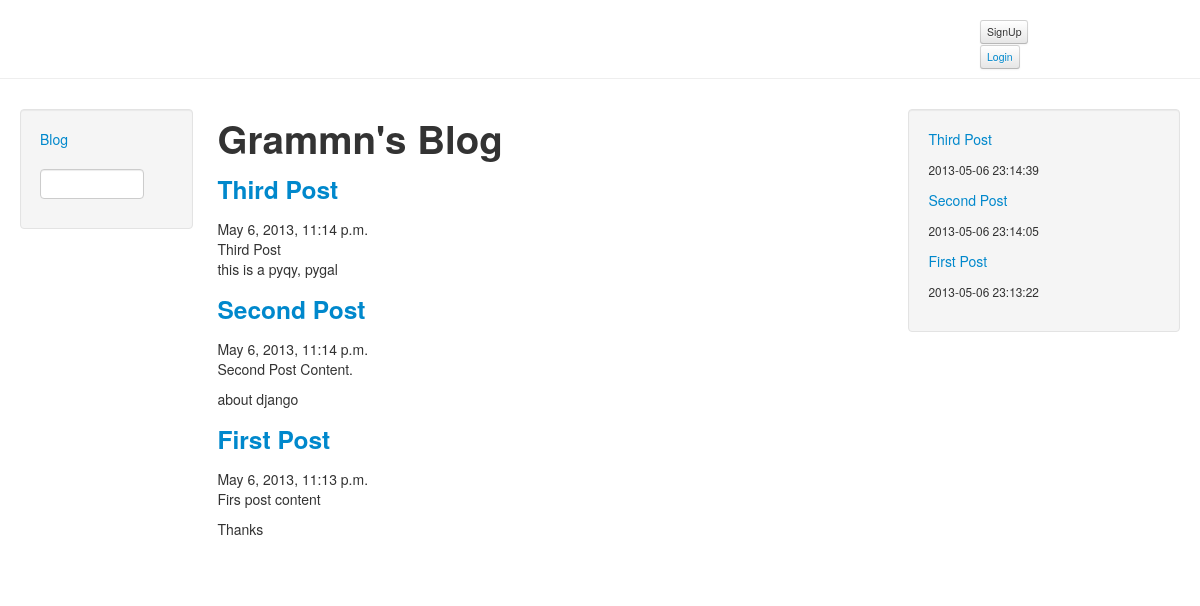
The page /blog/ on the database as committed earlier.
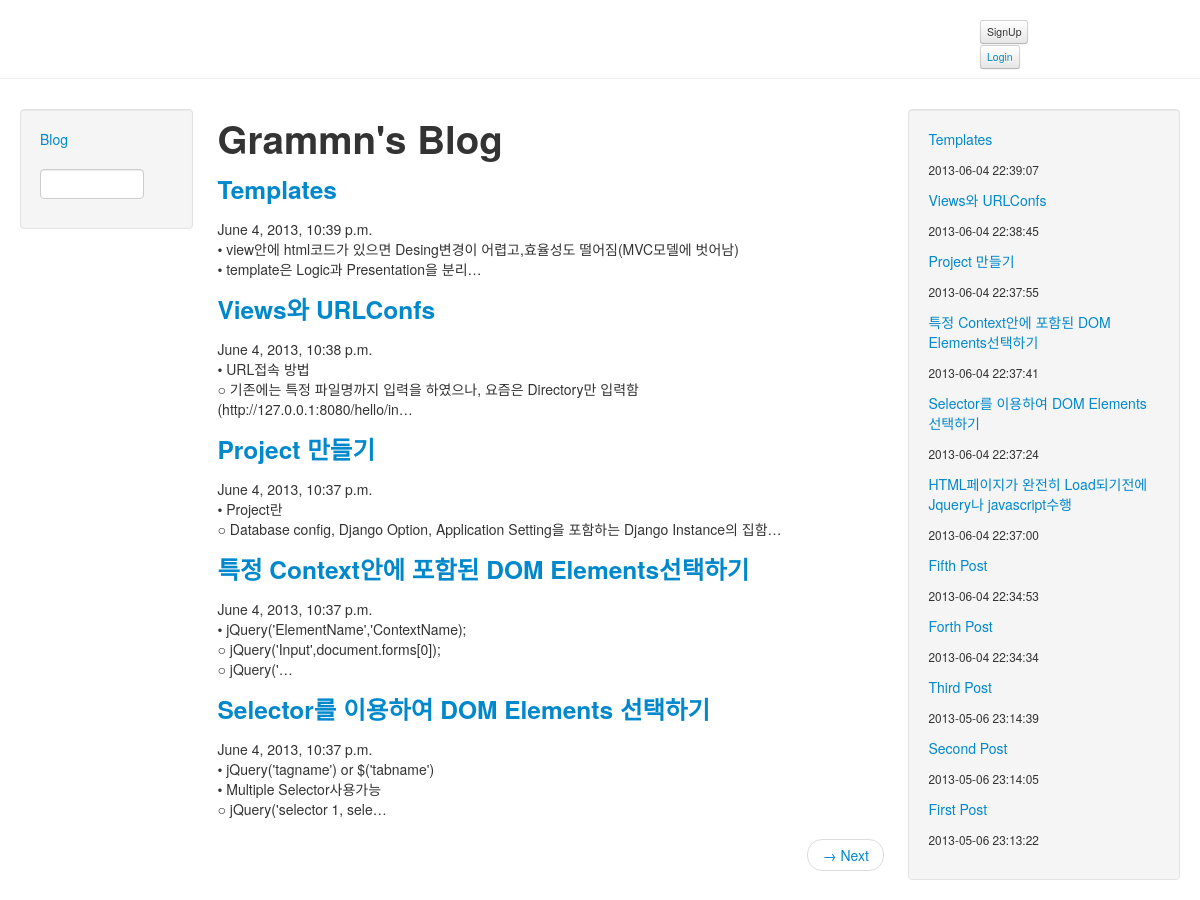
The same page on the database as committed later.
### blog/models.py (models this page shows, shortened)
class Post(models.Model):
    subject = models.CharField(max_length=100)
    body = models.TextField()
    created = models.DateTimeField()
    tags = managers.TaggableManager()

### blog/views.py (the view)
# urls.py: url(r'^blog/$','posts'),
def posts(request):
    post_list = Post.objects.order_by("-created")
    paginator = Paginator(post_list, 5)
    page = request.GET.get('page')
    try:
        posts = paginator.page(page)
    except PageNotAnInteger:
        posts = paginator.page(1)
    except EmptyPage:
        posts = paginator.page(paginator.num_pages)
    return render_to_response("postList.html",{'posts':posts, 'archives':post_list}
                                          ,context_instance = RequestContext(request))

### blog/templates/postList.html (shortened to what this page needs)
{% extends "base.html" %}
{% block content %}
	<H1>Grammn's Blog</H1>
	{% for post in posts %}
		{% autoescape on %}
		<h3><a href="/blog/{{ post.pk }}/">{{ post.subject }}</a></h3>
		<div>
			{{ post.created }}
		</div>
		<div>
			{{ post.body|safe|escape|linebreaks|truncatechars:100 }}
		</div>
		{% endautoescape %}
	{% endfor %}
	<div class="pager">
		{% if posts.has_next %}
			<li class="next"><a href="/blog?page={{ posts.next_page_number }}">&rarr; Next</a></li>
		{% endif %}
	</div>
{% endblock %}

### blog/templates/base.html (shortened to what this page needs)
<!DOCTYPE html>
<html>
	<head>
		<link rel="stylesheet" type="text/css" href="{{ STATIC_URL }}css/bootstrap.css" rel="stylesheet" />
	</head>
	<body>
		<div class="page-header">
			<div class="offset12"><button class="btn btn-mini" type="submit">SignUp</button></div>
			{% if request.user.is_authenticated %}
			<div class="offset12"><button class="btn btn-mini" type="submit"><a href="/blog/logout/">Logout</a></button></div>
			{% else %}
			<div class="offset12"><button class="btn btn-mini" type="submit"><a href="/blog/login/">Login</a></button></div>
			{% endif %}
		</div>
		<div class="container-fluid">
			<div class="row-fluid">
				<div class="span2">
					<div class="well">
					{% include "menu.html" %}
					</div>
				</div>
				<div class="span7">
					{% block content %}{% endblock %}
				</div>
				<div class="span3">
					<div class="well">
						{% include "archive.html" %}
					</div>
				</div>
			</div>
		</div>
	</body>

### blog/templates/menu.html (shortened to what this page needs)
<ul class="nav">
	<li><a href="/blog/">Blog</a></li>
</ul>
<div>
	<input type="text" id="search" class="input-small"></div>

### blog/templates/archive.html
	{% for archive in archives %}
		<p class="text-info"><a href="/blog/{{ archive.pk }}">{{ archive.subject }}</a></p>
		<p class-"muted"><small>{{ archive.created|date:"Y-m-d H:i:s " }}</small></p>
	{% endfor %}

Rows that differ between the two databases and show on the page:
no longer on one of the page's lists (row unchanged): Post: subject "Third Post", created "May 6, 2013, 11:14 p.m.", body "Third Post this is a pyqy, pygal"
no longer on one of the page's lists (row unchanged): Post: subject "Second Post", created "May 6, 2013, 11:14 p.m.", body "Second Post Content. about django"
no longer on one of the page's lists (row unchanged): Post: subject "First Post", created "May 6, 2013, 11:13 p.m.", body "Firs post content Thanks"
added Post: subject "Templates", created "June 4, 2013, 10:39 p.m.", body "• view안에 html코드가 있으면 Desing변경이 어렵고,효율성도 떨어짐(MVC모델에 벗어남) • template은 Logic과 Presentation을 분리…", created "2013-06-04 22:39:07"
added Post: subject "Views와 URLConfs", created "June 4, 2013, 10:38 p.m.", body "• URL접속 방법 ○ 기존에는 특정 파일명까지 입력을 하였으나, 요즘은 Directory만 입력함 (http://127.0.0.1:8080/hello/in…", created "2013-06-04 22:38:45"
added Post: subject "Project 만들기", created "June 4, 2013, 10:37 p.m.", body "• Project란 ○ Database config, Django Option, Application Setting을 포함하는 Django Instance의 집함…", created "2013-06-04 22:37:55"
added Post: subject "특정 Context안에 포함된 DOM Elements선택하기", created "June 4, 2013, 10:37 p.m.", body "• jQuery('ElementName','ContextName); ○ jQuery('Input',document.forms[0]); ○ jQuery('…", created "2013-06-04 22:37:41"
added Post: subject "Selector를 이용하여 DOM Elements 선택하기", created "June 4, 2013, 10:37 p.m.", body "• jQuery('tagname') or $('tabname') • Multiple Selector사용가능 ○ jQuery('selector 1, sele…", created "2013-06-04 22:37:24"
added Post: subject "HTML페이지가 완전히 Load되기전에 Jquery나 javascript수행", created "2013-06-04 22:37:00"
added Post: subject "Fifth Post", created "2013-06-04 22:34:53"
added Post: subject "Forth Post", created "2013-06-04 22:34:34"
Other text that changed with them:
text now shown: "→ Next"
